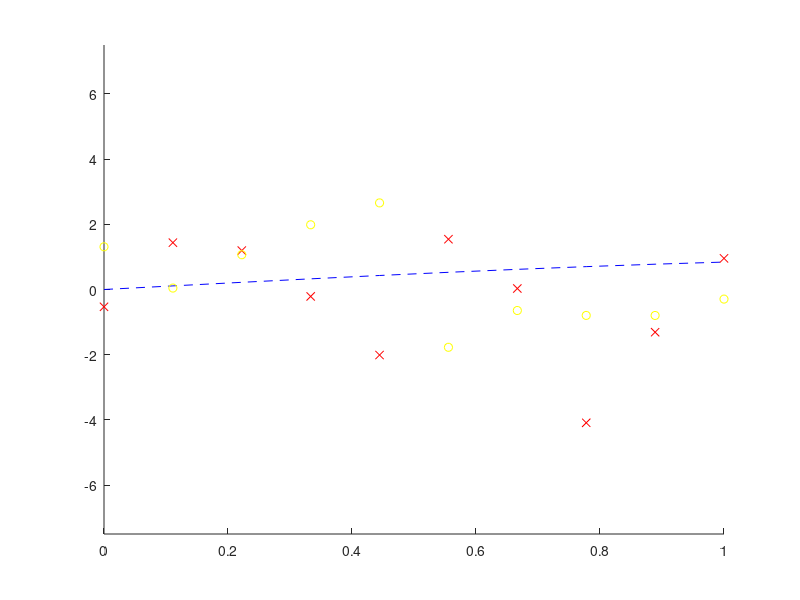

This chart was generated by the following MATLAB code: (Note: this script raises an error after producing the figure.)
clc; clear;

x = linspace(0,1,10);
%noise = randn(1,length(x));
noise = wgn(1,length(x),1);
X_train = x';
y_train = sin(2*pi*X_train)+noise';

x2 = linspace(0,1,10);
noise = wgn(1,length(x),1);
X_test = x2';
y_test = sin(2*pi*X_test)+noise';

m = length(X_train);
X_train_orig = [ones(m,1) X_train];
X_test_orig = [ones(m,1) X_test];

max_degree = 9;
% tolerence = 0.12;

error_diff = zeros(1,max_degree);
J_train = zeros(max_degree,1);
J_test = zeros(max_degree,1);
for j = 1:max_degree

    for i = 1:j+1
       if i==1
          X_train = X_train_orig; 
          X_test = X_test_orig; 
       else
           X_train = [X_train X_train(:,2).^i];
           X_test = [X_test X_train(:,2).^i];
       end
    end

    lambda = 0;
    w = pinv( X_train'*X_train + lambda*eye(size(X_train'*X_train)) )*X_train'*y_train;

    figure;
    ylim([-7.5,7.5]);
    hold on;
    plot(x,sin(x),'b--');
    plot(X_train(:,2),y_train,'rx');
    plot(X_test(:,2),y_test,'yo');


    syms a b;
    f(a,b) = w(1) + w(2)*a;
    disp(['Degree:', num2str(j)]);
    if(j>=2)
        for i=2:j+1
            f(a,b) = f(a,b) + w(i+1)*a^(i);
        end
    end
    ezplot(b == f(a,b),[-7.5,7.5]);


    J_train(i) = (1/(2*m))*sum((y_train - X_train*w).^2);
    J_test(i) = (1/(2*m))*sum((y_test - X_test*w).^2);

    disp(['Training Error: ', num2str(J_train(i))]);
    disp(['Test Error: ', num2str(J_test(i))]);
    err_diff_for_this_complexity = abs(J_train(i)-J_test(i));
    disp(['Error Diff: ', num2str(err_diff_for_this_complexity)]);
    
    error_diff(j) = abs(J_train(i)-J_test(i));
    
    
end
[min_err_diff, bestComplexity] = min(error_diff);
disp(['Best Complexity without Regularization: ', num2str(bestComplexity)]);

